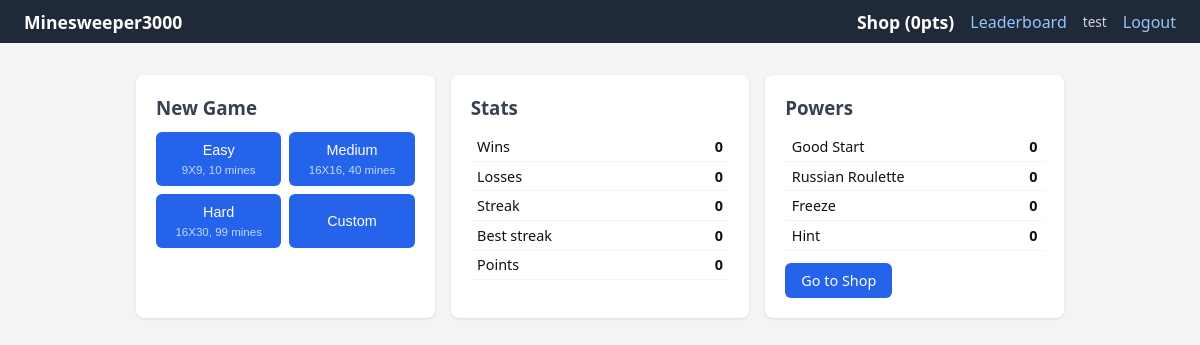
Screenshot of / (signed in) with the database file from the repository.
### models.py (models this page shows)
class User(SQLModel, table=True):
    id: int | None = Field(default = None, primary_key=True)
    name: str
    password: str
    points: int = Field(default=0)

class UserStats(SQLModel, table=True):
    id: int = Field(default=None, primary_key=True)
    user_id: int = Field(foreign_key="user.id", unique=True)
    games_won: int = Field(default=0)
    games_lost: int = Field(default=0)
    current_streak: int = Field(default=0)
    best_streak: int = Field(default=0)

class UserPowers(SQLModel, table=True):
    id: int = Field(default=None, primary_key=True)
    user_id: int = Field(foreign_key="user.id", unique=True)
    good_start: int = Field(default=0)
    russian_roulette: int = Field(default=0)
    mine_freeze: int = Field(default=0)
    hint: int = Field(default=0)

### main.py (the view)
@app.get("/", response_class=HTMLResponse)
async def home(request: Request, user: User = Depends(get_active_user), session: Session = Depends(get_session)):
    if not user:
        return RedirectResponse("/login")
    powers = session.exec(select(UserPowers).where(UserPowers.user_id == user.id)).first()
    stats  = session.exec(select(UserStats).where(UserStats.user_id == user.id)).first()
    return templates.TemplateResponse(request, "home.html", {
         "user": user, "powers": powers, "stats": stats, "difficulties": G.difficulties})

### templates/home.html (shortened to what this page needs)
{% extends "index.html" %}
{% block content %}
<div class="home-grid">
    <section class="card">
        <h3>New Game</h3>
        <form hx-post="/game/new" hx-target="#main" hx-swap="innerHTML">
            <div class="diff-buttons">
                {% for name, d in difficulties.items() %}
                <button type="submit" name="difficulty" value="{{ name }}">
                    {{ name|capitalize }}
                    <small>{{ d.rows }}X{{ d.cols }}, {{ d.mines }} mines</small>
                </button>
                {% endfor %}
                <button type="button"
                    onclick="document.getElementById('custom-fields').classList.toggle('hidden')">
                    Custom
                </button>
            </div>
        </form>
    </section>
    <section class="card">
        <h3>Stats</h3>
        <table class="info-table">
            <tr><td>Wins</td> <td>{{ stats.games_won }}</td></tr>
            <tr><td>Losses</td> <td>{{ stats.games_lost }}</td></tr>
            <tr><td>Streak</td> <td>{{ stats.current_streak }}</td></tr>
            <tr><td>Best streak</td> <td>{{ stats.best_streak }}</td></tr>
            <tr><td>Points</td> <td>{{ user.points }}</td></tr>
        </table>
    </section>
    <section class="card">
        <h3>Powers</h3>
        <table class="info-table">
            <tr><td>Good Start</td> <td>{{ powers.good_start }}</td></tr>
            <tr><td>Russian Roulette</td> <td>{{ powers.russian_roulette }}</td></tr>
            <tr><td>Freeze</td> <td>{{ powers.mine_freeze }}</td></tr>
            <tr><td>Hint</td> <td>{{ powers.hint }}</td></tr>
        </table>
        <a href="/shop" class="btn">Go to Shop</a>
    </section>
</div>
{% endblock %}

### templates/index.html (shortened to what this page needs)
<!DOCTYPE html>
<html lang="pt-br">
    <head>
        <link rel="stylesheet" href="/static/style.css">
    </head>
    <body>
        <nav>
        <a href="/">Minesweeper3000</a>
        {% if user %}
        <div class="nav-right">
            <a href="/shop">Shop ({{ user.points }}pts)</a>
            <a href="/leaderboard">Leaderboard</a>
            <span class="nav-user">{{ user.name }}</span>
            <a href="/logout">Logout</a>
        </div>
        {% endif %}
        </nav>
        <main id="main">
            {% block content %}{% endblock %}
        </main>
    </body>
</html>

### static/style.css (style rules this page uses)
*, *::before, *::after { box-sizing: border-box; margin: 0; padding: 0; }
body { font-family: system-ui, sans-serif; background: #f3f4f6; color: #111; }
nav { background: #1f2937; color: white; padding: .6rem 1.5rem; display: flex; justify-content: space-between; align-items: center; flex-wrap: wrap; gap: .5rem; }
nav a { color: #93c5fd; text-decoration: none; }
nav a:first-child { color: white; font-weight: 700; font-size: 1.1rem; }
.nav-right { display: flex; gap: 1rem; align-items: center; }
.nav-user { color: #d1d5db; font-size: .85rem; }
#main { max-width: 960px; margin: 2rem auto; padding: 0 1rem; }
h3 { margin-bottom: .75rem; color: #374151; }
.card { background: white; border-radius: 8px; padding: 1.25rem; box-shadow: 0 1px 3px rgba(0,0,0,.1); }
.home-grid { display: grid; grid-template-columns: repeat(auto-fit, minmax(240px,1fr)); gap: 1rem; }
button, .btn { display: inline-block; padding: .5rem 1rem; background: #2563eb; color: white; border: none; border-radius: 6px; font-size: .9rem; cursor: pointer; text-decoration: none; }
.diff-buttons { display: flex; gap: .5rem; flex-wrap: wrap; margin-bottom: .5rem; }
.diff-buttons button { flex: 1; min-width: 90px; text-align: center; line-height: 1.4; }
.diff-buttons small { display: block; font-size: .72rem; color: #bfdbfe; margin-top: .1rem; }
.info-table { width: 100%; border-collapse: collapse; margin-bottom: .75rem; }
.info-table td { padding: .3rem .4rem; border-bottom: 1px solid #f3f4f6; font-size: .9rem; }
.info-table td:last-child { text-align: right; font-weight: 600; }

### rows the page displays
User: points "0", name "test"
UserStats: games_won "0", games_lost "0", current_streak "0", best_streak "0"
UserPowers: good_start "0", russian_roulette "0", mine_freeze "0", hint "0"

### other values shown
{{ name|capitalize }} "Easy" "Medium" "Hard"
{{ d.rows }} "9" "16" "16"
{{ d.cols }} "9" "16" "30"
{{ d.mines }} "10" "40" "99"
